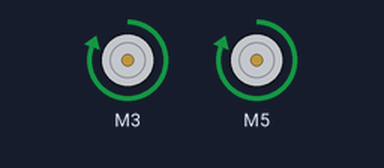
Bench run of a sketch on a simulated Arduino Uno, built with avr-gcc and run on an emulated ATmega328P. Shown: 2 × DC motor (green arrow = forward, orange = backward, longer = faster).

Above: at 0.1 s.
Timing chart, 0 to 1.6 s (numbered marks = the images above):
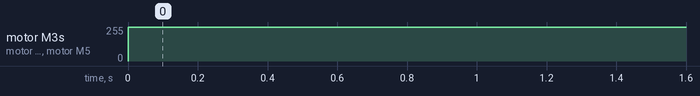

Measured:
- by itself, motor M3, motor M5: stopped → forward 255/255 at 0.00 s

The sketch:

cytron.ino
```cpp
#include <CytronMotorDriver.h>
int i;
CytronMD M_R(PWM_DIR, 3, 2);
CytronMD M_L(PWM_DIR, 5, 4);

void setup() {
  // put your setup code here, to run once:

}

void loop() {
 M_R.setSpeed(255);
  M_L.setSpeed(255);
}
```
